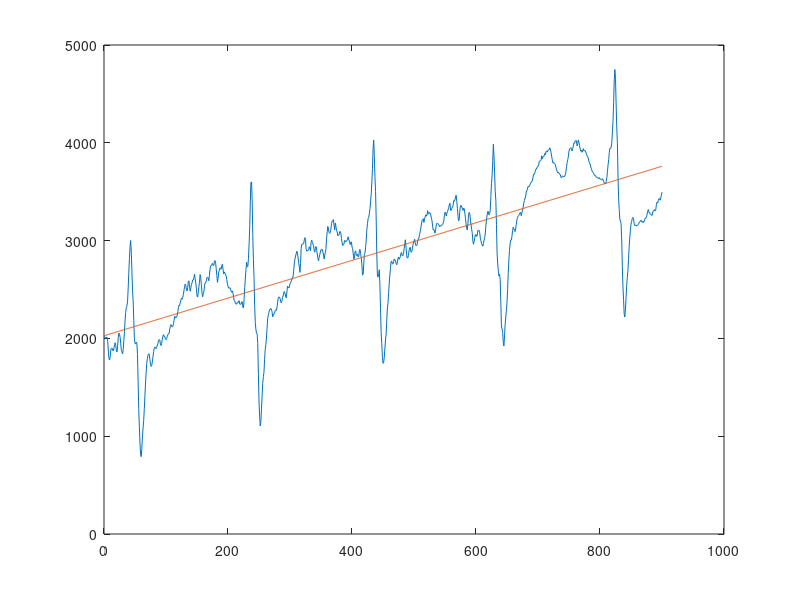

This figure's MATLAB source:
clc;
close all;
clear all;

x = load('EKG_linear_izo.mat').x1;
N = length(x);

A = [-1 -(N+1)/2; -(N+1)/2 -((2*N+1)*(N+1))/6];
b = [(-1/N)*sum(x); (-1/N)*sum(x.*(1:N))];
theta_est = A\b;

plot(x)
hold on
plot(theta_est(1)+theta_est(2)*(1:N))
hold off